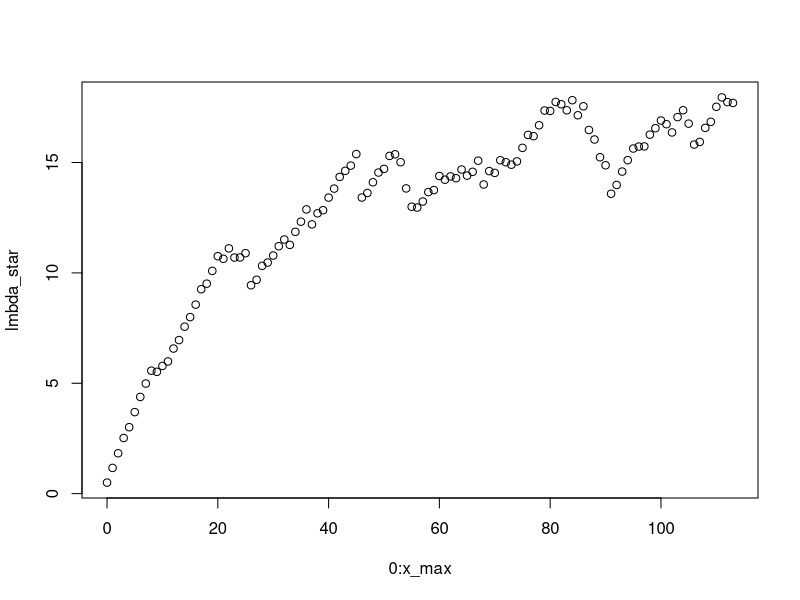
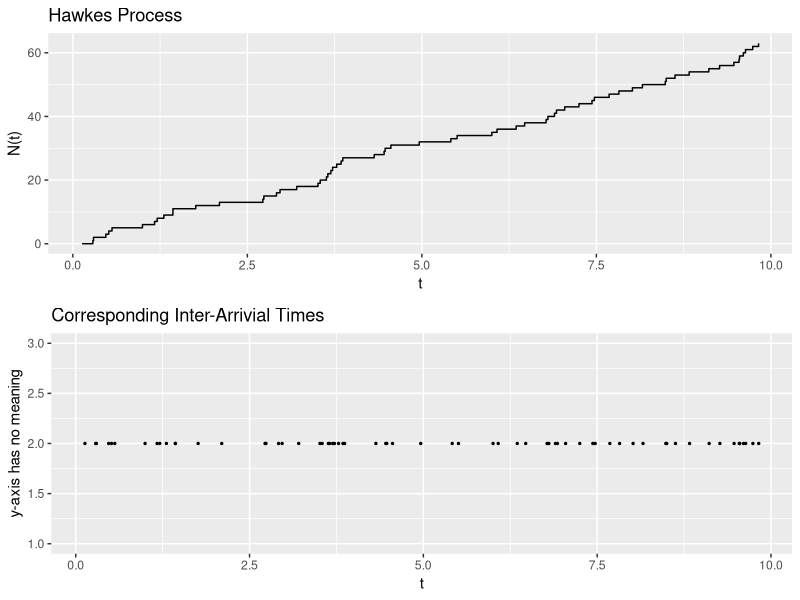

Recreate these plots in R, in order.
## ---- chunk 1
library(tidyverse)
library(ggplot2)
## ---- chunk 2
# Simuluate HPP 
set.seed(1) # for reproducibility

t_max <- 10 
t <- 0 

lmbda <- 10

t_vec <- numeric(0) # vector of t # consider change it to t_vec

while(t <= t_max){
  u       <- runif(1)
  t       <-  t - log(u)/lmbda                # t ~ exp(1/lambda)
  if(t < t_max) {
    t_vec <- c(t_vec,t)                       
  }
}
## ---- chunk 3
# Create lambda(t) function

mu = 0.5
alpha = 0.7
beta = 0.5

lmbda_fun <- function(time){
  diff = time - t_vec
  diff = diff[diff > 0]
  a = sum(alpha * exp(-beta * diff))
  out = mu + a
  return(out)
}
## ---- chunk 4
lmbda_star <- sapply(X = t_vec, FUN = lmbda_fun)
lmbda_star
## ---- chunk 5
# Plot lmbda_star 
# Not thinned yet
x_max = length(lmbda_star) - 1
plot(x = 0:x_max, y = lmbda_star)
## ---- chunk 6
# while(t <= t_max){
#   if(runif(1) < min(lmbda/lmbda_star, 1)){
#     X_keep <- c(X, t)
#   }
#   return(X_keep)
# }
## ---- chunk 7
# length(X_keep)
## ---- chunk 8
# Try Jame's way 
lmbda <- 10
p_keep <- lmbda / lmbda_star
t_keep <- t_vec[runif(length(p_keep)) < min(p_keep, 1)]
t_keep
## ---- chunk 9
# Plot using ggplot2
# Create a df
df_Hawkes = tibble(
  x = t_keep, 
  y = 0:(length(t_keep) - 1)
)

p_Hawkes <- ggplot(data=df_Hawkes, mapping=aes(x=x, y=y)) +
  geom_step() + 
  labs(title = "Hawkes Process", 
       x = "t", 
       y = "N(t)")
#p_Hawkes
## ---- chunk 10
# Plot time plot
df_Hawkes <- df_Hawkes %>% add_column(
  t_fix = rep(2, length(df_Hawkes$x))
) 

p_Hawkes_time <- ggplot(data=df_Hawkes, mapping=aes(x=x, y=t_fix)) +
  geom_point(size=0.5) + 
  ylim(c(1,3)) +
  labs(title = "Corresponding Inter-Arrivial Times", 
       x = "t", 
       y = "y-axis has no meaning")
#p_Hawkes_time
## ---- chunk 11
require(gridExtra)
grid.arrange(p_Hawkes, p_Hawkes_time)
## ---- chunk 12
# Plot lambda_star vs t
